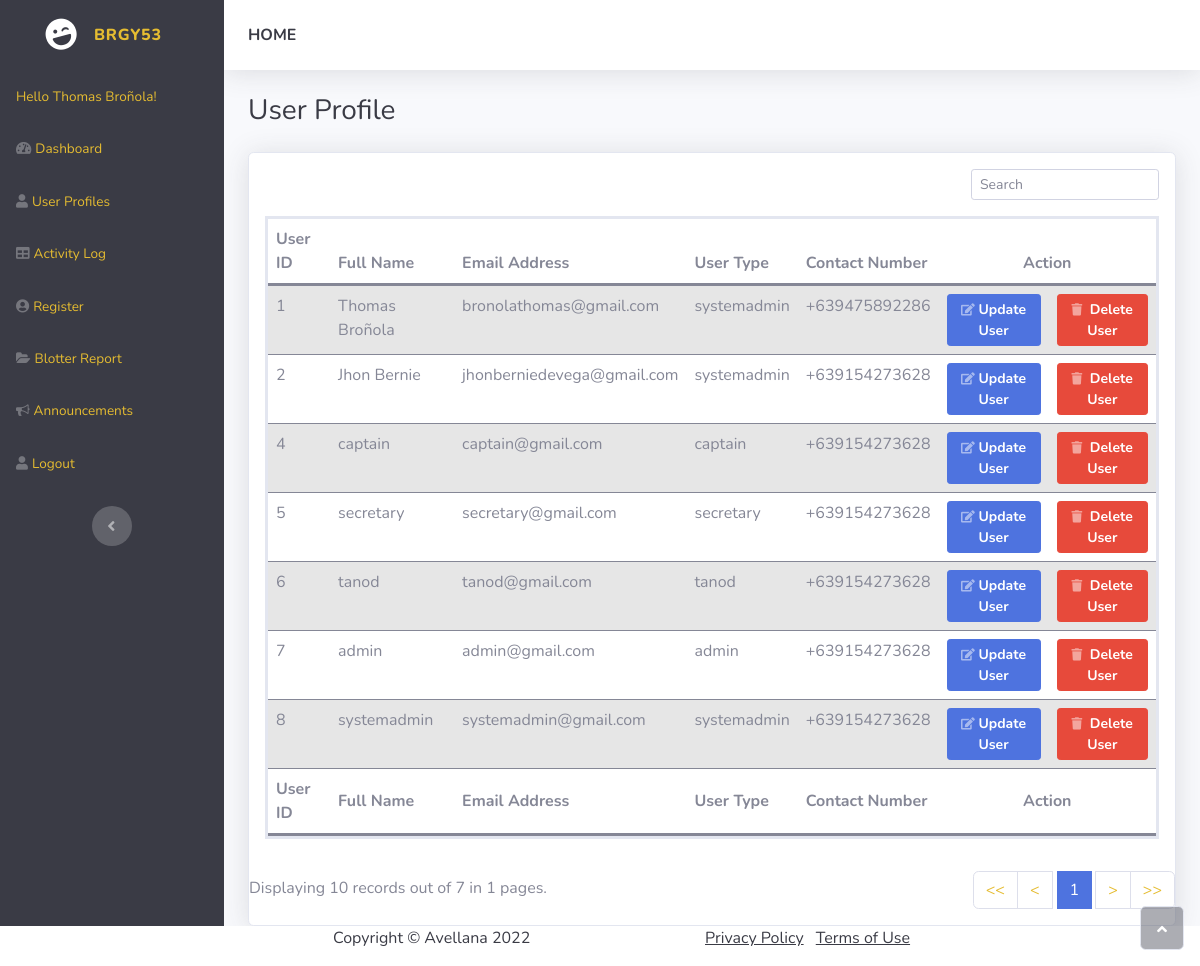
Screenshot of /layouts/profile.php (signed in) with the database file from the repository.
### tables this page shows
CREATE TABLE `users` (
  `user_id` int(128) NOT NULL,
  `email` varchar(128) NOT NULL,
  `user_password` varchar(128) NOT NULL,
  `user_type` varchar(128) NOT NULL,
  `full_name` varchar(128) NOT NULL,
  `user_contact` varchar(13) NOT NULL
);

### layouts/profile.php (the view, shortened to what this page needs)
<!DOCTYPE html>
<html>
<head>
    <link rel="stylesheet" href="../adminAssets/bootstrap/css/bootstrap.min.css">
    <link rel="stylesheet" href="../adminAssets/fonts/fontawesome-all.min.css">
    <link rel="stylesheet" href="../adminAssets/fonts/font-awesome.min.css">
    <link rel="stylesheet" href="../adminAssets/fonts/fontawesome5-overrides.min.css">
    <link rel="stylesheet" href="../assets/css/mstyles.css">
</head>
<?php
include_once '../HF/adminNavigations.php';
if(isset($_GET['page'])){
    $page = $_GET['page'];
}
else{
    $page = 1;
}
$num_per_page = 10;
$start_from = ($page-1)*10;
$sql = "SELECT * FROM `users` LIMIT $start_from,$num_per_page";
$stmt = $conn->query($sql);
?>
            <div class="container-fluid">
                    <h3 class="text-dark mb-4">User Profile</h3>
                    <div class="card shadow">
                        <div class="card-body">
                            <div class="row">
                                <div class="col-md-6 text-nowrap">
                                </div>
                                <div class="col-md-6">
                                    <div class="text-md-end dataTables_filter" id="dataTable_filter"><label class="form-label">
                                        <input type="search" id="profile-search" autofocus class="form-control form-control-sm" aria-controls="dataTable" placeholder="Search"></label></div>
                                </div>
                            </div>
                                <div class="table-responsive table mt-2" id="dataTable" role="grid" aria-describedby="dataTable_info" style="border-style: solid;">
                                <table class="table my-0 table-striped" id="dataTable">
                                    <thead style="border-bottom: solid;">
                                        <tr>
                                            <th>User ID</th>
                                            <th>Full Name</th>
                                            <th>Email Address</th>
                                            <th>User Type</th>
                                            <th>Contact Number</th>
                                            <th colspan="2" class="text-center">Action</th>
                                        </tr>
                                    </thead>
                                    <tbody style="border-bottom: 3px;">
                                        <?php
                                            while ($row = $stmt->fetch_assoc()): ?>
                                                <tr>
                                                    <td><?php echo $row['user_id']; ?></td>
                                                    <td><?php echo $row['full_name']; ?></td>
                                                    <td><?php echo $row['email']; ?></td>
                                                    <td><?php echo $row['user_type']; ?></td>
                                                    <td><?php echo $row['user_contact']; ?></td>
                                                    <td class="text-center">
                                                        <a class="fw-bold btn btn-primary btn-sm d-none d-sm-inline-block" role="button" id="clickUpdate" data-bs-toggle="modal" href="#modal-edit-user<?php echo $row['user_id'];?>"><i class="fw-bold far fa-edit fa-sm text-white-50"></i> Update User</a>
                                                    </td>
                                                    <td class="text-center">
                                                        <a class="fw-bold btn btn-danger btn-sm d-none d-sm-inline-block" role="button" id="clickDelete" data-bs-toggle="modal" href="#del-user-modal-message<?php echo $row['user_id'];?>"><i class="fas fa-trash fa-sm text-white-50"></i>  Delete User</a>
                                                    </td>
                                                </tr>
                                            <?php endwhile; ?>
                                    </tbody>
                                    <tfoot style="border-bottom: solid;">
                                        <tr>
                                            <td><strong>User ID</strong></td>
                                            <td><strong>Full Name</strong></td>
                                            <td><strong>Email Address</strong></td>
                                            <td><strong>User Type</strong></td>
                                            <td><strong>Contact Number</strong></td>
                                            <td colspan="2" class="text-center"><strong>Action</strong></td>
                                        </tr>
                                    </tfoot>
                                </table>
                            </div>
                            </div>
                            <div class="row">
                                <div class="col-md-6" style="margin-top:5px;">
                                    <?php
                                        $pr_query = "SELECT * FROM `users`";
                                        $pr_result = mysqli_query($conn, $pr_query);
                                        $total_record = mysqli_num_rows($pr_result);
                                        $total_page = ceil($total_record/$num_per_page);
                                        echo "Displaying 10 records out of ".$total_record.' in '.$total_page.' pages.';
                                    ?>
                                </div>
                                <div class="col-md-6">
                                    <nav class="d-lg-flex justify-content-lg-end dataTables_paginate paging_simple_numbers">
                                        <ul class="pagination">
                                            <?php
                                            if  ($page == 1){
                                                $prev = 1;
                                            }
                                            else{
                                                $prev = $page -1;
                                            }
                                            if ($total_page == 1){
                                                $next = 1;
                                            }
                                            else{
                                                $next = $page + 1;
                                            }
                                            $start = 1;
                                            $i = $page;
                                            echo "
                                            <li class='page-item'><a class='page-link' href='profile.php?page=".$start."' aria-label='First'><span aria-hidden='true'><<</span></a></li>
                                            <li class='page-item'><a class='page-link' href='profile.php?page=".$prev."' aria-label='Previous'><span aria-hidden='true'><</span></a></li>
                                            ";
                                                if($total_page==1){
                                                    echo "<li class='page-item active'><a class='page-link' style='margin-left:4px; margin-right:4px;' href='profile.php?page=".$start."'>$i</a></li>";
                                                }
                                            echo "
                                            <li class='page-item'><a class='page-link' href='profile.php?page=".$next."' aria-label='Next'><span aria-hidden='true'>></span></a></li>
                                            <li class='page-item'><a class='page-link' href='profile.php?page=".$total_page."' aria-label='Last'><span aria-hidden='true'>>></span></a></li>
                                            ";
                                            ?>
                                        </ul>
                                    </nav>
                                </div>
                        </div>
                    </div>
                </div>
        </div><a class="border rounded d-inline scroll-to-top" href="#page-top"><i class="fas fa-angle-up"></i></a>
<?php
    include_once '../HF/footer.php';
?>
</body>
</html>

### assets/css/mstyles.css (style rules this page uses)
span { color: #e5bc31; }

### rows the page displays
users: user_id "1", full_name "Thomas Broñola", email "bronolathomas@gmail.com", user_type "systemadmin", user_contact "+639475892286"
users: user_id "2", full_name "Jhon Bernie", email "jhonberniedevega@gmail.com", user_type "systemadmin", user_contact "+639154273628"
users: user_id "4", full_name "captain", email "captain@gmail.com", user_type "captain", user_contact "+639154273628"
users: user_id "5", full_name "secretary", email "secretary@gmail.com", user_type "secretary", user_contact "+639154273628"
users: user_id "6", full_name "tanod", email "tanod@gmail.com", user_type "tanod", user_contact "+639154273628"
users: user_id "7", full_name "admin", email "admin@gmail.com", user_type "admin", user_contact "+639154273628"
users: user_id "8", full_name "systemadmin", email "systemadmin@gmail.com", user_type "systemadmin", user_contact "+639154273628"

### other values shown
$_SESSION["full_name"] "Thomas Broñola"
$total_record "7"
$total_page "1"
$i "1"
